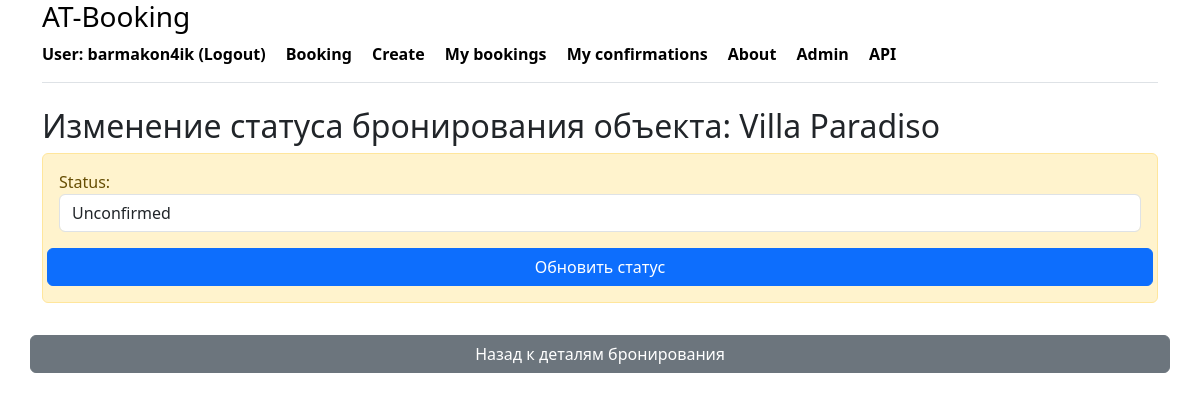
Before: /booking/10/change-status/ (signed in) with the older database file.
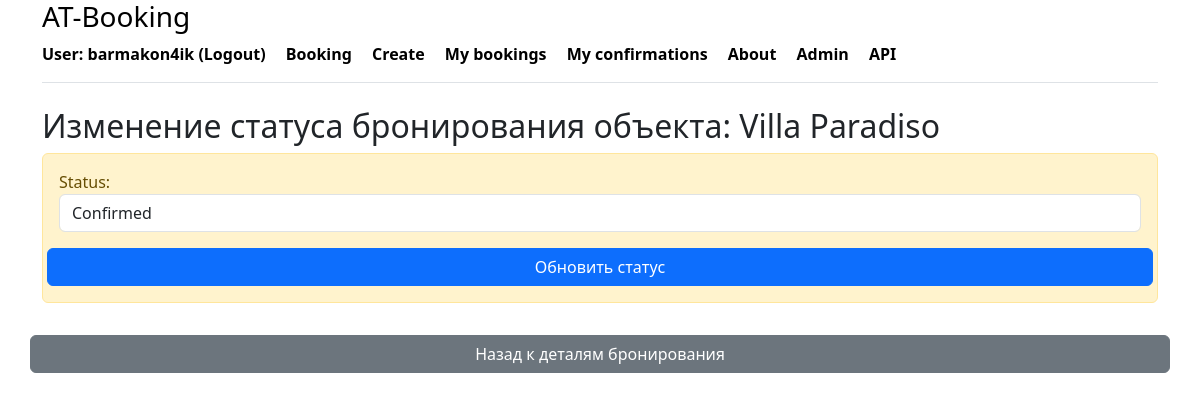
After: the same page with the newer database file.
### booking/models.py (models this page shows, shortened)
class Booking(models.Model):
    class BookingStatus(models.TextChoices):
        CONFIRMED = 'CONFIRMED', _('Confirmed')
        PENDING = 'PENDING', _('Pending confirmation')
        CANCELED = 'CANCELED', _('Canceled')
        UNCONFIRMED = 'UNCONFIRMED', _('Unconfirmed')
    status = models.CharField(
        _('Status'),
        max_length=20,
        choices=BookingStatus.choices,
        default=BookingStatus.UNCONFIRMED
    ) # Статус бронирования
    owner = models.ForeignKey(
        User,
        on_delete=models.CASCADE,
        related_name='bookings'
    ) # Пользователь, который забронировал
    created_at = models.DateTimeField(
        auto_now_add=True
    ) # Дата создания бронирования
    date_from = models.DateField(
        _('Booking from'),
        null=True,
        blank=True) # Дата начала бронирования
    date_to = models.DateField(
        _('Booking to'),
        null=True,
        blank=True) # Дата окончания бронирования
    housing = models.ForeignKey(
        Housing,
        on_delete=models.CASCADE,
        related_name='bookings'
    )  # Жилье, которое было забронировано
    class Meta:
        verbose_name_plural = _('bookings')
        verbose_name = _('booking')
        indexes = [
            models.Index(fields=['status']),
            models.Index(fields=['date_from', 'date_to']),
        ]

class Housing(models.Model):
    class HousingType(models.TextChoices):
        APARTMENT = 'APARTMENT', 'Квартира'
        HOUSE = 'HOUSE', 'Дом'
        STUDIO = 'STUDIO', 'Студия'
        CASTLE = 'CASTLE', 'Замок'
        HOTEL = 'HOTEL', 'Гостиница'
        VILLA = 'VILLA', 'Вилла'
        COTTAGE = 'COTTAGE', 'Коттедж'
    name = models.CharField(_('Name of object'), max_length=100)
    type = models.CharField(
        _('Type of object'),
        max_length=20,
        choices=HousingType.choices,
        default=HousingType.APARTMENT
    )
    country = models.CharField(_('Country'), max_length=50)
    post_code = models.CharField(_('Postal code'), max_length=10)
    city = models.CharField(_('City'), max_length=50)
    street = models.CharField(_('Street'), max_length=50, null=True, blank=True)
    house_number = models.CharField(_('House number'), max_length=50, null=True, blank=True)
    rooms = models.IntegerField(_('Number of rooms'))
    description = models.TextField(_('Description'))
    price = models.DecimalField(_('Price'), max_digits=10, decimal_places=2)
    owner = models.ForeignKey(User, on_delete=models.CASCADE, related_name='owner_housings')
    is_visible = models.BooleanField(default=True)
    created_at = models.DateTimeField(auto_now_add=True)
    views = models.IntegerField(default=0)  # Поле для хранения количества просмотров
    class Meta:
        verbose_name_plural = _('housings')
        verbose_name = _('housing')
        indexes = [
            models.Index(fields=['type']),
            models.Index(fields=['price']),
        ]

### booking/views.py (the view)
# urls.py: path('booking/<int:booking_id>/change-status/', change_booking_status, name='change_booking_status'),
@login_required
def change_booking_status(request, booking_id):
    booking = get_object_or_404(Booking, id=booking_id)
    if request.user != booking.housing.owner and not request.user.is_staff:
        messages.error(request, "У вас нет прав для изменения статуса этого бронирования.")
        return redirect('my_bookings')
    if request.method == 'POST':
        form = ChangeBookingStatusForm(request.POST, instance=booking)
        if form.is_valid():
            form.save()
            messages.success(request, "Статус бронирования успешно обновлен.")
            return redirect('my_confirmation')
    else:
        form = ChangeBookingStatusForm(instance=booking)
    return render(request, 'booking/change_booking_status.html', {
        'form': form,
        'booking': booking
    })

### booking/forms.py
class ChangeBookingStatusForm(forms.ModelForm):
    class Meta:
        model = Booking
        fields = ['status']  # Позволяем редактировать только статус
        widgets = {
            'status': forms.Select(attrs={'class': 'form-control'}),  # Добавляем класс для стилей
        }

### booking/templates/booking/change_booking_status.html (shortened to what this page needs)
{% extends 'booking/base.html' %}
{% block content %}
    <h2>Изменение статуса бронирования объекта: {{ booking.housing.name }}</h2>
    <div class="alert alert-warning mt-2">
        <form method="post">
            {{ form.as_p }}
            <div class="row">
                <button type="submit" class="btn btn-primary">Обновить статус</button>
            </div>
        </form>
    </div>
    <div class="row">
        <a href="{% url 'my_confirmation' %}" class="btn btn-secondary mt-3">Назад к деталям бронирования</a>
    </div>
{% endblock %}

Changed rows visible on the page:
changed Booking "Villa Paradiso": status "Unconfirmed" → "Confirmed"
